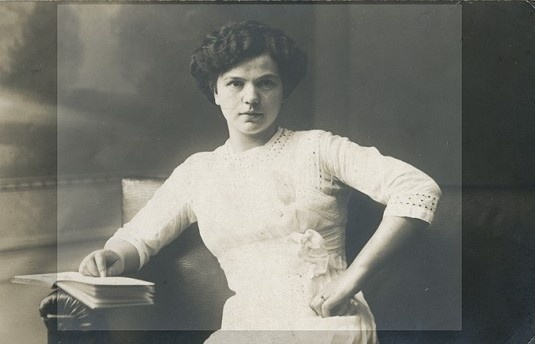
#> input picture Faded.jpg, 535 x 344 px
$ jupyter execute --allow-errors TransformationAssignmentFaded.ipynb
#> lines starting #> are read from the running program, lines starting #| are printed output that depends on the picture; after the words box and inside, x2 and y2 are one past the last pixel; in counts of white or black regions, pixels touching at a corner belong together
[cell 1]
# Transformation Assignment

[cell 2]
from PIL import Image
import cv2
import numpy as np
from matplotlib import pyplot as plt
from matplotlib import image as image
import easygui

image = cv2.imread("Faded.jpg")
#> image is the input picture: shape (344, 535, 3); mean B, G, R 110.9, 118.2, 117.7
cv2.imwrite('Faded.jpg', image)
plt.imshow(image)
plt.show()

[cell 3]
gray = cv2.cvtColor(image, cv2.COLOR_BGR2GRAY)
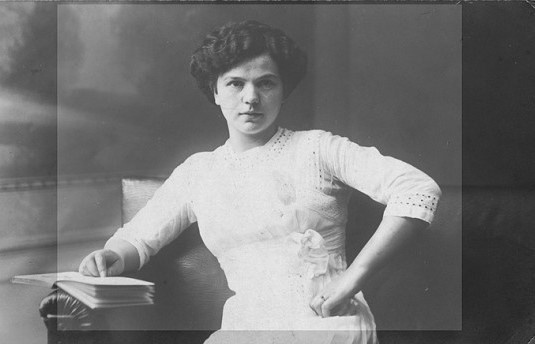
#> gray: shape (344, 535); min 15, max 242, mean 117.2

# Color in range of 0-255 in grayscale image
# Greyscale range is binary so it only has one value per pixel
rangeG = cv2.inRange(gray, 80, 150)
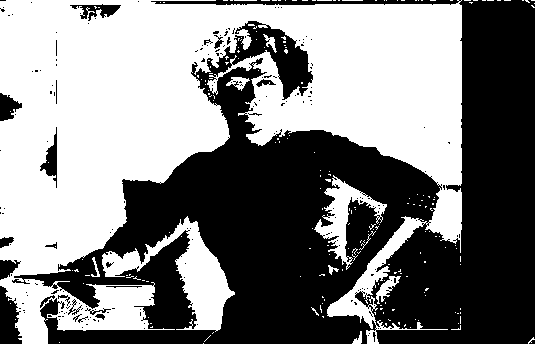
#> rangeG: shape (344, 535); 50.7% white; 195 black regions (176 under 20 px), largest, box (x1, y1, x2, y2) and area: (12, 0, 535, 344) 87273, (0, 286, 22, 344) 875, (40, 127, 57, 188) 401

# Using "INPAINT_TELEA" for joining lines with same intensity
# rangeG from our grayscale color range
image = cv2.inpaint(image, rangeG, 5, cv2.INPAINT_TELEA)
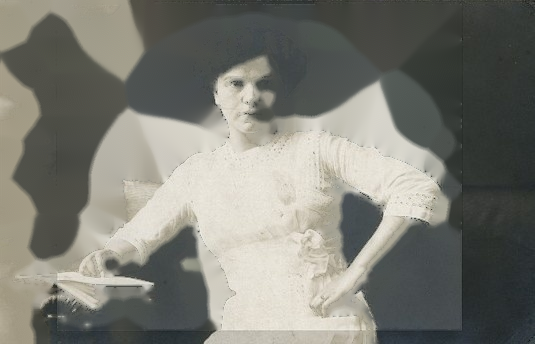
#> image: shape (344, 535, 3); mean B, G, R 116.2, 123.9, 123.8

plt.imshow(image)
plt.show()
